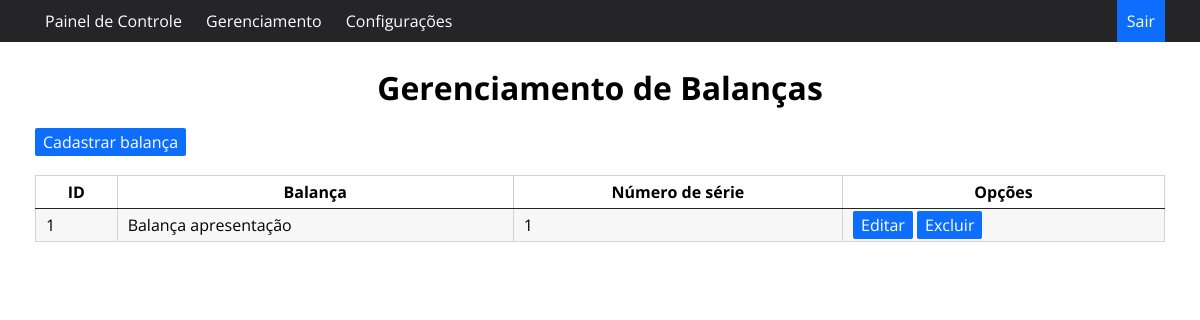
Page /gerenciamentobalancas on the earlier database version.
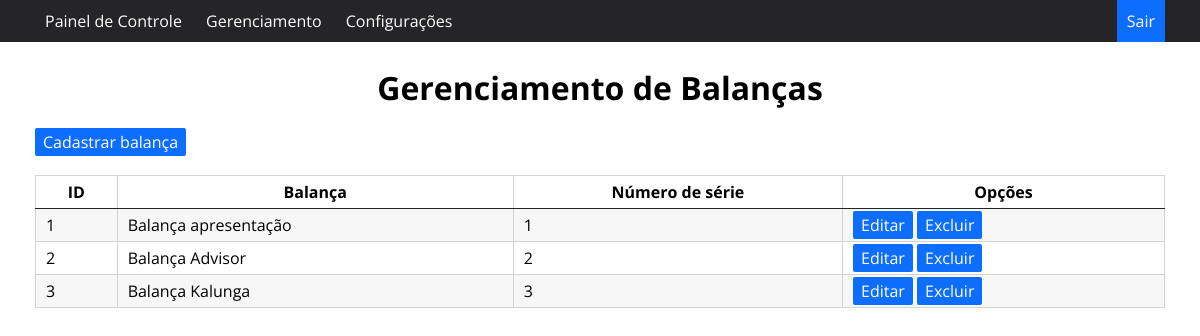
Same page on the later database version.
### app.py (models this page shows, shortened)
class Balanca(db.Model):
    id = db.Column('id', Integer, primary_key=True, autoincrement=True)
    datainsercao = db.Column('datainsercao', String(255), nullable=False)
    balanca = db.Column('balanca', String(255), nullable=False)
    nserie = db.Column('nserie', Integer)

### app.py (the view)
@app.route('/gerenciamentobalancas', methods=['GET', 'POST'])
def gerenciamentobalancas():
    balancas = Balanca.query.all()
    return render_template('gerenciamentobalancas.html', balancas=balancas)

### templates/gerenciamentobalancas.html (shortened to what this page needs)
<!DOCTYPE html>
<html lang="pt-br">
<head>
    <link rel="stylesheet" href="{{ url_for('static', filename='estilo.css') }}">
</head>
<body>
    <nav id="menu-h">
        <ul>
            <li><a href="/paineldecontrole">Painel de Controle</a></li>
            <li><a href="#">Gerenciamento</a>
        </li>
        <li><a href="#">Configurações</a>
        </li>
            <li id="sair"><a href="#">Sair</a></li>
        </ul>
    </nav>
    <br>
    <br>
    <br>
    <h1>Gerenciamento de Balanças</h1>
    <div class="container">
    <br>
    <a href="/cadastrarbalanca" class="btn btn-success" id="btn_prin">Cadastrar balança</a>
    <br>
    <br>
    <table>
    <thead>
        <tr>
            <th>ID</th>
            <th>Balança</th>
            <th>Número de série</th>
            <th>Opções</th>
        </tr>
    </thead>
    <tbody>
    {% for balanca in balancas %}
        <tr>
            <td>{{ balanca.id }}</td>
            <td>{{ balanca.balanca }}</td>
            <td>{{ balanca.nserie }}</td>
            <td>
                <a href="/editarbalanca/{{ balanca.id }}" class="btn" methods="GET">Editar</a>
                <a href="/excluirbalanca/{{ balanca.id }}" class="btn">Excluir</a>
            </td>
        </tr>
    {% endfor %}
    </tbody>
</table>
</div>
</body>
</html>

Differences in the rows shown:
added Balanca: id "2", balanca "Balança Advisor", nserie "2"
added Balanca: id "3", balanca "Balança Kalunga", nserie "3"
